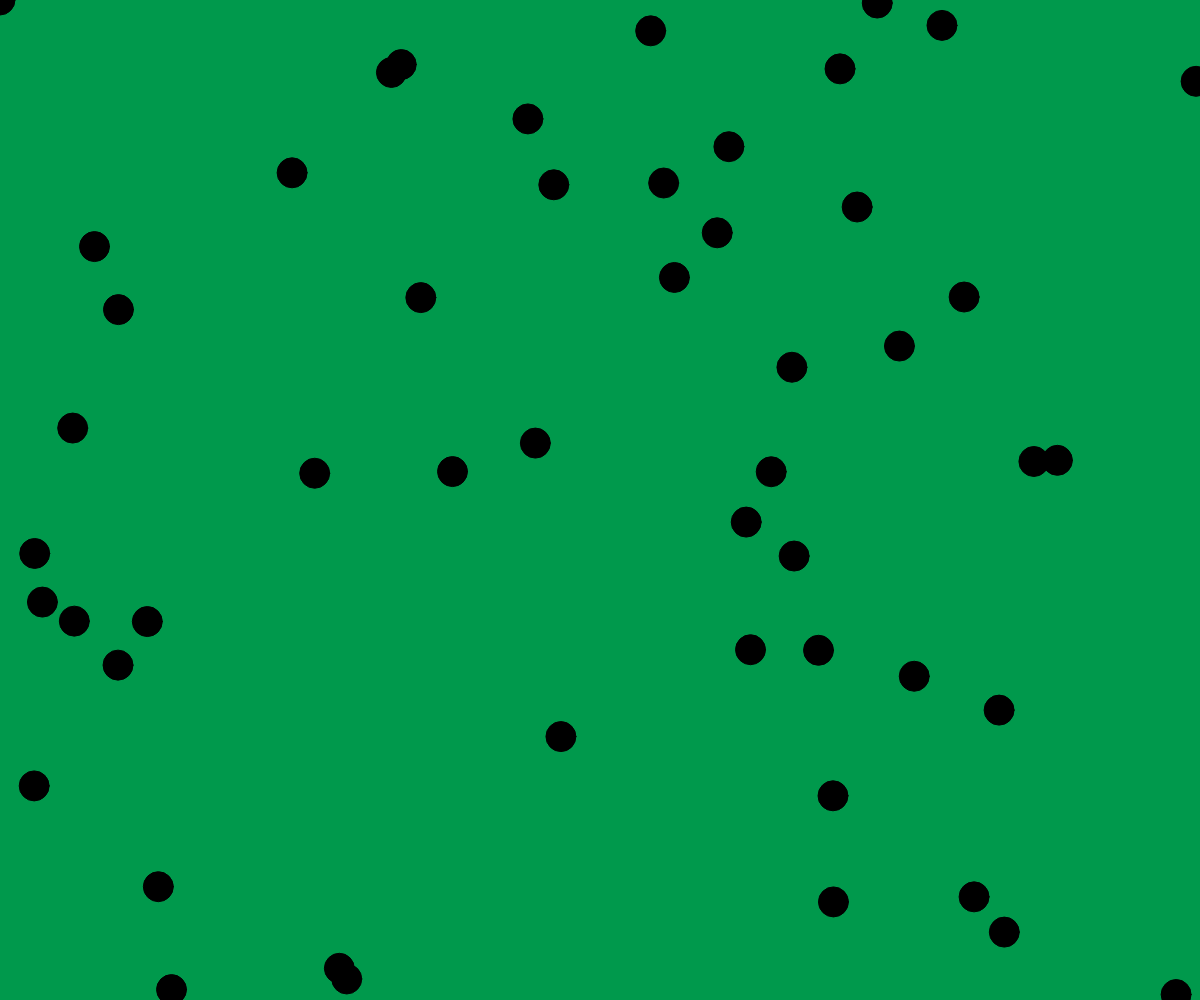
Frame 1 (no input)
Frame 60 (no input): identical to frame 1, image omitted
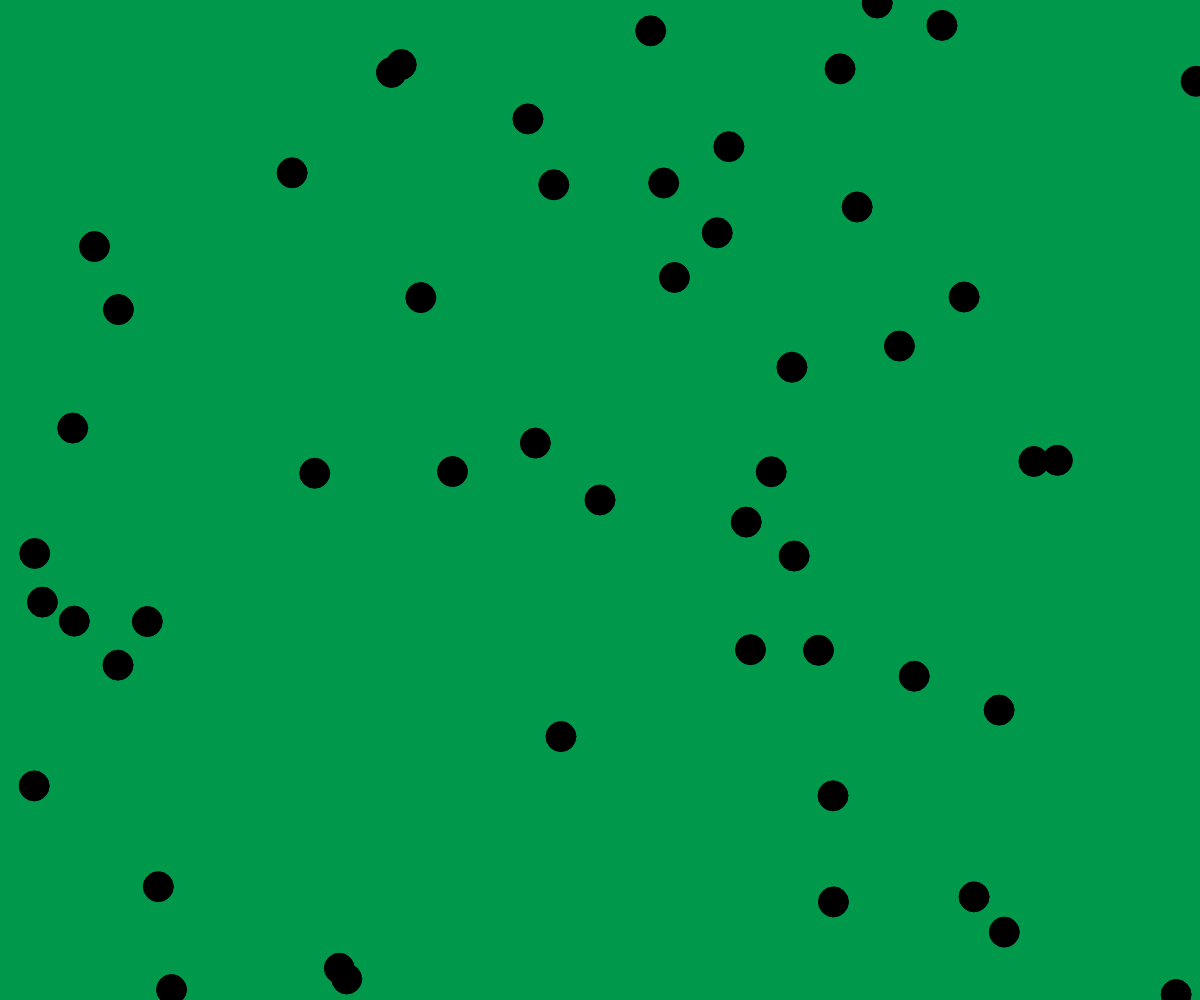
Frame 120 (the mouse pressed at the canvas centre since frame 60)

The p5.js sketch that drew these frames (run headless with seeded random() and noise() and a simulated clock; from frame 60 on, the mouse is pressed at the canvas centre):

// p5.js sketch
// ── sketch.js
var x = 0;
var y = 0;

var d = 100;

var ellipses = [];


function setup() {
  createCanvas(windowWidth, windowHeight);
  //frameRate(5);
  smooth();

  for (var i = 0; i < 50; i++) {
    ellipses.push(new circleGroup(random(width), random(height)));
    //  println(ellipses[i]);
  }

}

function draw() {
  background(0, 153, 76);

  // spiralRotate(90);
  fill(0);
  ellipse(mouseX, mouseY, 30, 30);


  x = mouseX;
  y = mouseY;

  for (var i = 0; i < ellipses.length; i++) {
    fill(0);
    //println(ellipses[i].x);

    //repel(x, y, ellipses[i].x, ellipses[i].y);

    ellipses[i].create();
    ellipses[i].repel(x, y);

    // ellipses[i].reset(random(width), random(height));
    // println(ellipses[i]);
    // ellipses[i].move();

  }


}


function circleGroup(locX, locY) {
  this.x = locX;
  this.y = locY;
  var diameter = 30;
  var speed = 1;

  this.move = function() {
    this.x += random(-speed, speed);
    this.y += random(-speed, speed);
  }

  this.create = function() {
    ellipse(this.x, this.y, diameter, diameter);
  }

  this.repel = function(locX1, locY1) {
    var x1 = locX1;
    var y1 = locY1;

    var dis = int(dist(x1, y1, this.x, this.y));
    //println(dis);

    /*
    this.x += dis;
    this.y += dis;
   
    if (dis >= 50) {
      this.x -= dis;
      this.y -= dis;
    }
    */


    if (dis > 30 && dis <= 50) {
      if (x1 < this.x && y1 < this.y) {
        this.x += speed;
        this.y += speed;
      } else if (x1 > this.x && y1 < this.y) {
        this.x += -speed;
        this.y += speed;
      } else if (x1 < this.x && y1 > this.y) {
        this.x += speed;
        this.y += -speed;
      } else if (x1 > this.x && y1 > this.y) {
        this.x += -speed;
        this.y += -speed;
      } else if (y1 > this.y && x1 == this.x) {
        this.y = -speed;
      } else if (y1 < this.y && x1 == this.x) {
        this.y = speed;
      } else if (x1 > this.x && y1 == this.y) {
        this.x = -speed;
      } else if (x1 < this.x && y1 == this.y) {
        this.x = speed;
      }

    }

    else if (dis > 50 && dis < 70) {
      if (x1 < this.x && y1 < this.y) {
        this.x += -speed;
        this.y += -speed;
      } else if (x1 > this.x && y1 < this.y) {
        this.x += speed;
        this.y += -speed;
      } else if (x1 < this.x && y1 > this.y) {
        this.x += -speed;
        this.y += speed;
      } else if (x1 > this.x && y1 > this.y) {
        this.x += speed;
        this.y += speed;
      } else if (y1 > this.y && x1 == this.x) {
        this.y = speed;
      } else if (y1 < this.y && x1 == this.x) {
        this.y = -speed;
      } else if (x1 > this.x && y1 == this.y) {
        this.x = speed;
      } else if (x1 < this.x && y1 == this.y) {
        this.x = -speed;
      }

    }
  }


  this.reset = function(locX, locY) {
    this.x = locX;
    this.y = locY;
  }


}
